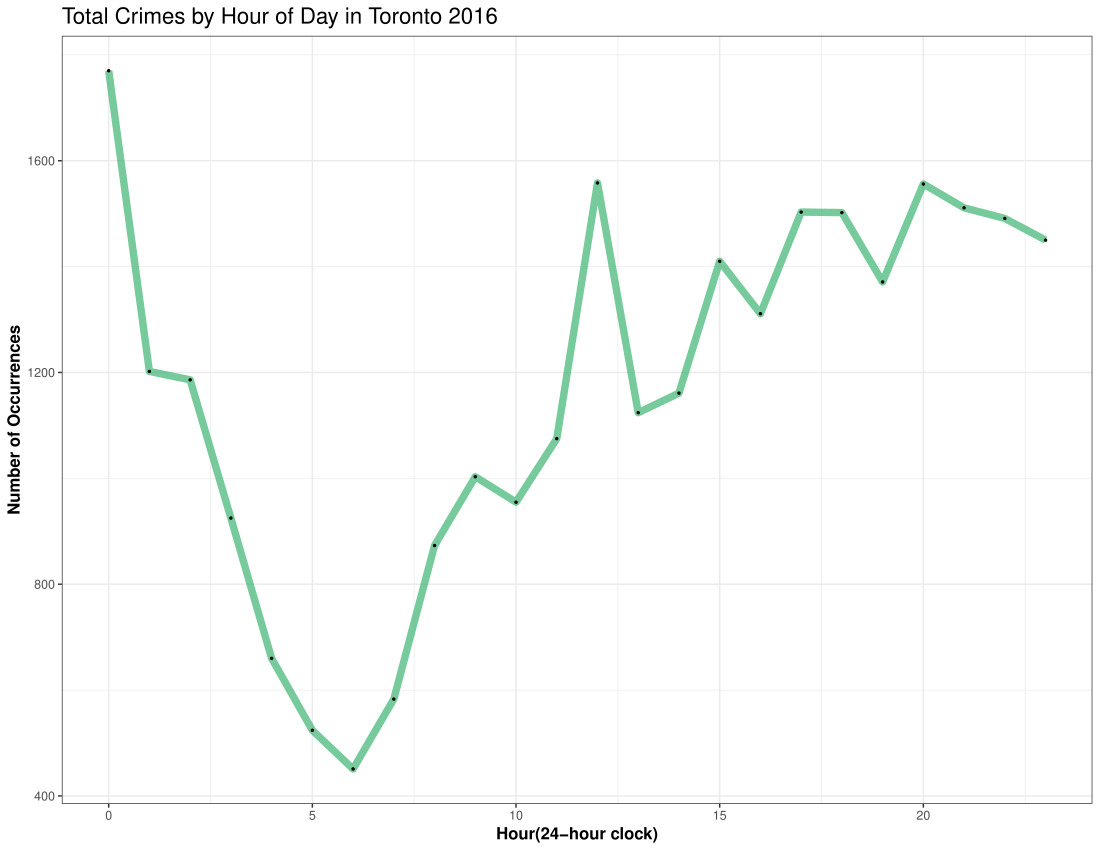

Write R code to recreate this figure.
source(Merging.R)

# Group crimes by time of day
hour.group <- group_by(crime.dt, occurrencehour)
crime.hour <- dplyr::summarise(hour.group, n = n()) # count of crimes by hour

# plot crime by time of day
plot(ggplot(aes(x=occurrencehour, y = n), data = crime.hour) + geom_line(size = 2.5, alpha = 0.7, color = "mediumseagreen", group=1) + 
  geom_point(size = 0.5) + 
  ggtitle('Total Crimes by Hour of Day in Toronto 2016') +
  ylab('Number of Occurrences') +
  xlab('Hour(24-hour clock)') +
  theme_bw() +
  theme(plot.title = element_text(size = 16),
        axis.title = element_text(size = 12, face = "bold")))


# Crimes by MCI by hour
crime.type.by.hour <- group_by(crime.dt, occurrencehour, MCI) # group data by hour and MCI
hour.crime <- dplyr::summarise(crime.type.by.hour, n = n()) # count of crime types by hour

plot(ggplot(aes(x = occurrencehour, y = n, color = MCI, linetype = MCI), data = hour.crime) + # plot lines by MCI 
  geom_line(size = 1.5) + 
  ggtitle('Crime Types by Hour of Day in Toronto 2016') +
  ylab('Number of Occurrences') +
  xlab('Hour(24-hour clock)') +
  theme_bw() +
  theme(plot.title = element_text(size = 16),
        axis.title = element_text(size = 12, face = "bold")))
